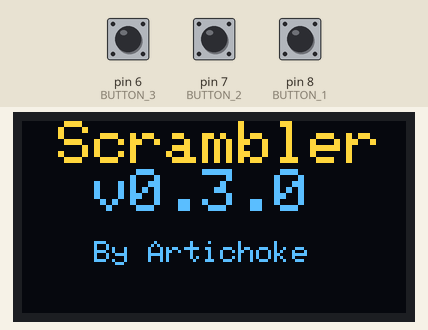
Recording of a program running on a simulated Arduino Uno, built with avr-gcc and run on an emulated ATmega328P. On the bench: 128×64 one-colour display. Inputs (shaded band) come from the test bench; at power-on: pin 6 (BUTTON_3) HIGH, pin 7 (BUTTON_2) HIGH, pin 8 (BUTTON_1) HIGH. The OLED is the two-colour kind (top 16 rows yellow); random numbers use the default seed unless the program sets one; what the program prints to the serial monitor is not drawn.

Above: at 1.2 s.
1.3 s: pin 6 (BUTTON_3) pulled LOW for 1 s
At 2.7 s:
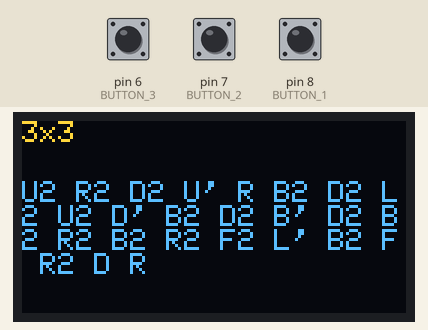
3.8 s: pin 7 (BUTTON_2) pulled LOW for 3.2 s
At 7.7 s:
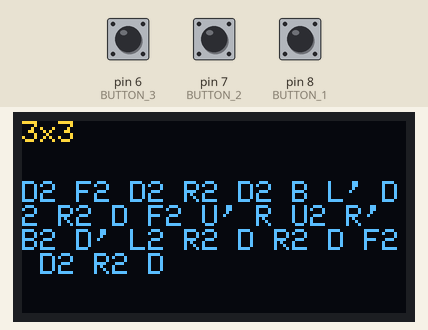
8.5 s: pin 6 (BUTTON_3) pulled LOW for 0.15 s
At 9.3 s:
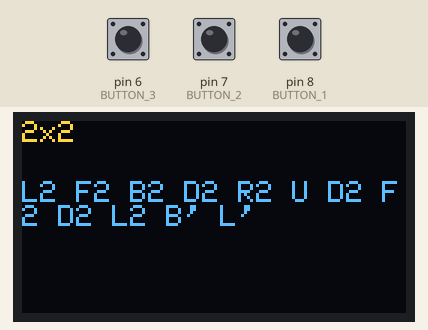
10.1 s: pin 7 (BUTTON_2) pulled LOW for 1 s
At 12.4 s:
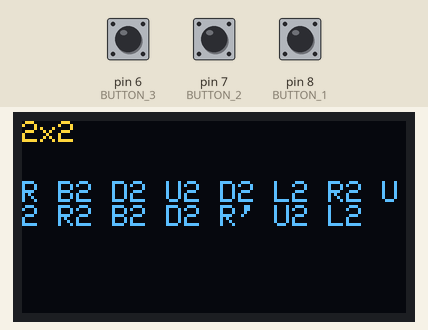
12.7 s: pin 7 (BUTTON_2) pulled LOW for 0.15 s
At 13.7 s:
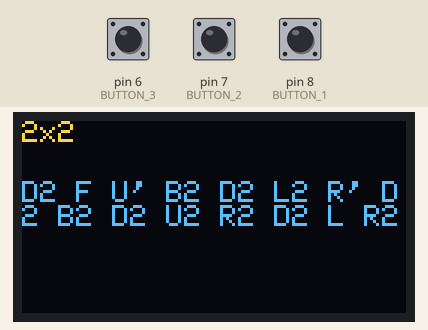
14.3 s: pin 6 (BUTTON_3) pulled LOW for 3.2 s
At 18.4 s:
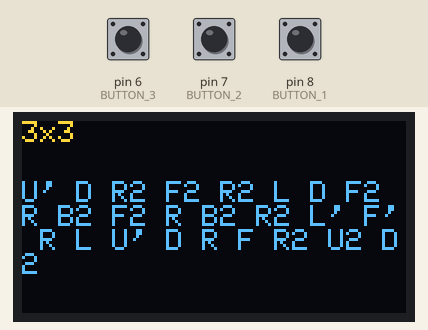

Measured:
- after the input at 1.3 s, the display: first changes after 0.08 s (image 1 shows a later state)
- after the input at 3.8 s, the display: first changes after 0.08 s (image 2 shows a later state)
- after the input at 8.5 s, the display: first changes after 0.08 s (image 3 shows a later state)
- after the input at 10.1 s, the display: first changes after 0.08 s (image 4 shows a later state)
- after the input at 12.7 s, the display: first changes after 0.08 s (image 5 shows a later state)
- after the input at 14.3 s, the display: first changes after 0.08 s (image 6 shows a later state)

The program:

main.cpp
```cpp
#include <Arduino.h>
#include <SPI.h>
#include <Wire.h>
//#include <Adafruit_GFX.h>
#include <Adafruit_SSD1306.h>
#include <Adafruit_I2CDevice.h>

#define SCREEN_ADDRESS 0x3C
#define SCREEN_WIDTH 128
#define SCREEN_HEIGHT 64
#define OLED_RESET     4
#define BUTTON_1 8
#define BUTTON_2 7
#define BUTTON_3 6

Adafruit_SSD1306 display(SCREEN_WIDTH, SCREEN_HEIGHT, &Wire, OLED_RESET);

char setArray[6] = {'U', 'F', 'B', 'D', 'R', 'L'};
int i = 0;
char completedMove;
int totalNum;
int inputLength;
int button1State;
int button2State;
int button3State;
int scrambleType;

int randomNum() {

  //randomSeed(analogRead(A0));
  int a = random(1, 100);
  a = a + 1;
  return a;
}
void do3x3Scramble() {
    totalNum = 0;
    i = 0;
    randomSeed(millis());
    while(i++ < inputLength) {
    bool doTwo = false;
    bool addOne = false;
    bool ignore = false;
    int r = randomNum();
    int initFirst = (r % 10);
    int initNon = ((int)(r / 10));
    if ((initNon) > 5){
      addOne = true;
    }
    if ((((initNon) * 3) % 10) > 3){
      doTwo = true;
}
    if (initFirst > 5){
      initFirst = initFirst / 2;
    }
    char turn;
    turn = setArray[initFirst];
    r /= 10;
    if (turn != completedMove){
      if (addOne == true && ignore == false){
        if (doTwo == true){

          Serial.print(turn);
          display.write(turn);
          Serial.print("2");
          display.write("2");
        }
        else {

          Serial.print(turn);
          display.write(turn);
          Serial.print ("'");
          display.write("'");
        }
      }
      else if (addOne != true && ignore == false){
        if (doTwo == true) {

          Serial.print(turn);
          display.write(turn);
          Serial.print("2");
          display.write("2");
        }
        else {
        Serial.print(turn);
        display.write(turn);

      }

      }
      if (ignore == false){
        display.write(" ");
        Serial.print(" ");
      }
    }

    completedMove = turn;


  }
  Serial.print("\n");

}
void runScramble(int t) {
switch (t) {
case 0:
    display.clearDisplay();
    display.setCursor(0, 4);
    display.setTextSize(1.8);
    display.write("scrambling...");
    display.display();
    delay(50);
    display.clearDisplay();
    display.setCursor(0, 0);
    display.write("3x3");
    display.setCursor(0, 20);
    display.display();
    inputLength = 28;
    do3x3Scramble();
    display.display();
  break;
case 1:
    display.clearDisplay();
    display.setCursor(0, 4);
    display.setTextSize(1.8);
    display.write("scrambling...");
    display.display();
    delay(50);
    display.clearDisplay();
    display.setCursor(0, 0);
    display.write("2x2");
    display.setCursor(0, 20);
    display.display();
    inputLength = 20;
    do3x3Scramble();
    display.display();
break;
default:
  break;
}
}

void setup() {
  Serial.begin(115200);
  pinMode(BUTTON_1, INPUT_PULLUP);
  pinMode(BUTTON_2, INPUT_PULLUP);
  pinMode(BUTTON_3, INPUT_PULLUP);

  if(!display.begin(SSD1306_SWITCHCAPVCC, SCREEN_ADDRESS)) {
    Serial.println(F("SSD1306 allocation failed"));
    for(;;);
  }
  display.clearDisplay();
  display.setTextSize(2);
  display.setTextColor(SSD1306_WHITE);
  display.setCursor(0, 0);
  display.cp437(true);
  display.write(" Scrambler\n  v0.3.0");
  display.setCursor(0, 40);
  display.setTextSize(1.2);
  display.write("    By Artichoke");
  display.display();
}

void loop() {
button1State = digitalRead(BUTTON_1);
button2State = digitalRead(BUTTON_2);
button3State = digitalRead(BUTTON_3);
if(button3State == 0) {
  delay(50);
  scrambleType++;
  if (scrambleType > 1)  {
    scrambleType = 0;
  }
  runScramble(scrambleType);
}
if(button2State == 0) {
  delay(50);
  runScramble(scrambleType);
}
}
```
